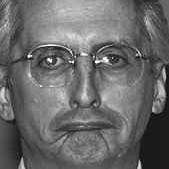
%> input picture fa_face/00001fa010_930831.jpg, 169 x 169 px; its folder holds only this picture in this run
$ octave get_database.m   (GNU Octave 9; MATLAB toolbox functions it lacks are replaced by stand-ins)
%> lines starting %> are read from the running program, lines starting %| are printed output that depends on the picture
### hist_lbp.m
function [ss]=hist_lbp(img,m,n,s,t)%原图
img_lbp=[];

if ndims(img)==3
    img_gray=rgb2gray(img);
else
    img_gray=img;
end
    img_gray=double(img_gray);
img_gray=imresize(img_gray,[m,n],'bicubic');%大图切成100*100
img_lbp=lbp_img(img_gray);%可显示的int图片
img_lbp=double(img_lbp);

%patchsize=[s,t];%小块
fea=[];
for i=1:s:m
    for j=1:t:n
        patchsize(1:20,1:20)=img_lbp(i:i+s-1,j:j+t-1);
        %h=imhist(patchsize,255);
        patchsize=uint8(patchsize);
        h=imhist(patchsize,256);
        %new_hist(fix(i/s)+1,fix(j/t)+1)=h;
        fea=[fea;h];
    end
end
ss=fea;


### lbp_img.m
function [s]=lbp_img(img)%%前面已经做过resize,灰度，double
 in=img;
    [rows,cols]=size(in);
    r=rows+4;
    c=cols+4;
    A=zeros(r,c);
    r0=3:r-2;
    c0=3:c-2;
    A(r0,c0)=in;%扩充两个像素数
    alpha=0.5;
    beta=1-alpha;
    d0=A(r0,c0-2)-in;
    d2=A(r0+2,c0)-in;
    d4=A(r0,c0+2)-in;
    d6=A(r0-2,c0)-in;
    d1=alpha*A(r0+1,c0-1)+beta*A(r0+2,c0-2)-in;
    d3=alpha*A(r0+1,c0+1)+beta*A(r0+2,c0+2)-in;
    d5=alpha*A(r0-1,c0+1)+beta*A(r0-2,c0+2)-in;
    d7=alpha*A(r0-1,c0-1)+beta*A(r0-2,c0-2)-in;
    d=[d0(:),d1(:),d2(:),d3(:),d4(:),d5(:),d6(:),d7(:)];
    d_thred=d>=0;
    code=2.^(7:-1:0);
    code=code(:);
    img_code=d_thred*code;
    lbp_out=reshape(img_code,rows,cols);
    s=im2uint8(mat2gray(lbp_out));%S是可显示的图片

### get_database.m
clc
clear all;%对所有文件夹下的人脸图片（已经截好的人脸）
%每一个都进行lbp取特征h保存下来.mat

srcfolder='D:\2016.1.20实习\data\3homeworkData\5Matlabdemo\fa_face';
imglist=dir([srcfolder,'\*.jpg']);%只有文件名

imsize=[100 100];
patchsize=[20 20];

file_number=size(imglist,1);%求变量的行，有多少个文件 1列
lable=cell(file_number,1);

file_number=size(imglist,1);%求变量的行，有多少个文件 1列
    fullname=cell(file_number,1);

    img=[];
number_lable=[];
lbp_fea=[];
for i=1:file_number
    imgname=imglist(i).name;
    lable{i,1}=imgname(1:5);%取出前面五个00001

    fullname{i,1}=num2str([srcfolder,'\',imgname]);
    number_lable=[number_lable;str2num(imgname(1:5))];
    full=[srcfolder,'\',imgname];
    I=imread(full);
%> I is the input picture: size 169x169 uint8; min 0, max 255, mean 105.6
    [h,width,d]=size(I);
%> h = 169; width = 169; d = 1

% [7 lines of commented-out code are left out]

    m=imsize(1,1);
    n=imsize(1,2);
    s=patchsize(1,1);
    t=patchsize(1,2);
    lbp_hist=hist_lbp(I,m,n,s,t);
%> in lbp_img, `A(r0,c0)=in;`:
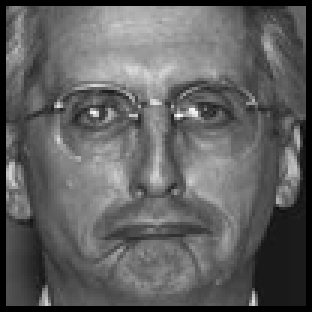
%> A: size 104x104 double (shown 3 times larger); min 0, max 258.2, mean 97.7; drawn with min black and max white
%> in lbp_img, `d4=A(r0,c0+2)-in;`:
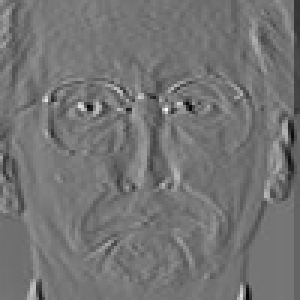
%> d4: size 100x100 double (shown 3 times larger); min -191.1, max 222.9, mean -2.1; drawn with min black and max white
%> in lbp_img, `d1=alpha*A(r0+1,c0-1)+beta*A(r0+2,c0-2)-in;`:
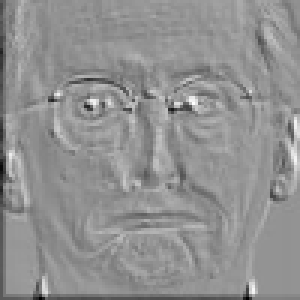
%> d1: size 100x100 double (shown 3 times larger); min -208.3, max 152, mean -2.5; drawn with min black and max white
%> in lbp_img, `d3=alpha*A(r0+1,c0+1)+beta*A(r0+2,c0+2)-in;`:
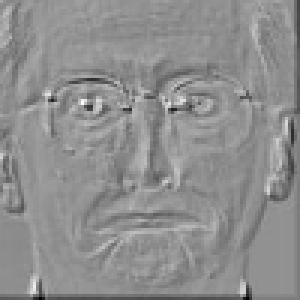
%> d3: size 100x100 double (shown 3 times larger); min -208.3, max 156.9, mean -3.3; drawn with min black and max white
%> in lbp_img, `d5=alpha*A(r0-1,c0+1)+beta*A(r0-2,c0+2)-in;`:
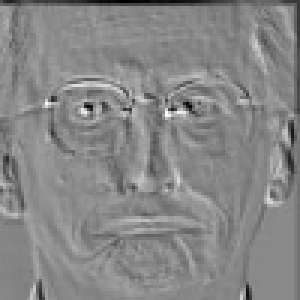
%> d5: size 100x100 double (shown 3 times larger); min -179.3, max 153.4, mean -2.7; drawn with min black and max white
%> in lbp_img, `d7=alpha*A(r0-1,c0-1)+beta*A(r0-2,c0-2)-in;`:
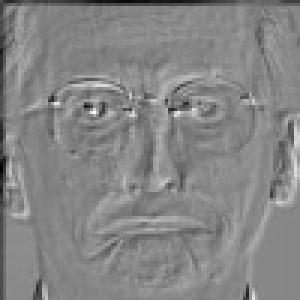
%> d7: size 100x100 double (shown 3 times larger); min -193.1, max 171.7, mean -2; drawn with min black and max white
%> in lbp_img, `lbp_out=reshape(img_code,rows,cols);`:
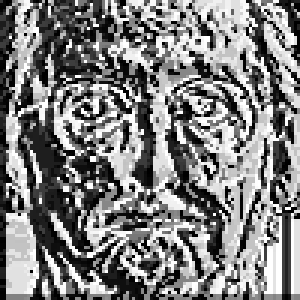
%> lbp_out: size 100x100 double (shown 3 times larger); min 0, max 255, mean 128
%> after the loop in hist_lbp, `for i=1:s:m`: fea = 6400 values, max 94 at index 6400, min 0 at index 4, mean 1.56
%> in hist_lbp, `ss=fea;`: ss has the same summary as fea
%> lbp_hist has the same summary as fea in hist_lbp
    lbp_hist=lbp_hist/(20*20);
%> lbp_hist = 6400 values, max 0.235 at index 6400, min 0 at index 4, mean 0.00391

    lbp_fea=[lbp_fea,lbp_hist];
%> lbp_fea has the same summary as lbp_hist

end
save('D:\2016.1.20实习\代码\1.25\lbp_hists\lbp_fea.mat','lbp_fea','lable','number_lable','fullname');

$ run again, on fa_face/00005fa010_930831.jpg
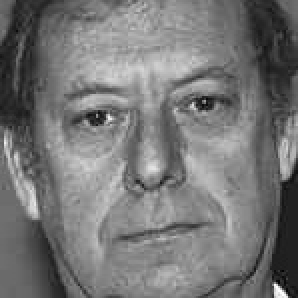
%> input picture fa_face/00005fa010_930831.jpg, 149 x 149 px (shown 2 times larger)
%> I is the input picture: size 149x149 uint8; min 1, max 255, mean 118.1
%> in lbp_img, `d7=alpha*A(r0-1,c0-1)+beta*A(r0-2,c0-2)-in;`:
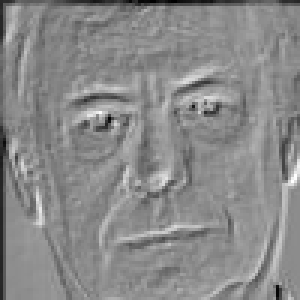
%> d7: size 100x100 double (shown 3 times larger); min -150, max 122.2, mean -2.6; drawn with min black and max white
%> in lbp_img, `lbp_out=reshape(img_code,rows,cols);`:
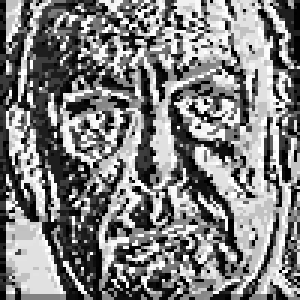
%> lbp_out: size 100x100 double (shown 3 times larger); min 0, max 255, mean 127.3
%> after the loop in hist_lbp, `for i=1:s:m`: fea = 6400 values, max 127 at index 5346, min 0 at index 2, mean 1.56
%> ss has the same summary as fea
%> `lbp_hist=hist_lbp(I,m,n,s,t);`: lbp_hist has the same summary as fea in hist_lbp
%> `lbp_hist=lbp_hist/(20*20);`: lbp_hist = 6400 values, max 0.318 at index 5346, min 0 at index 2, mean 0.00391
%> lbp_fea has the same summary as lbp_hist

$ run again, on fa_face/00006fa010_930831.jpg
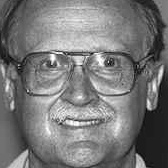
%> input picture fa_face/00006fa010_930831.jpg, 168 x 168 px
%> I is the input picture: size 168x168 uint8; min 0, max 255, mean 120
%> in lbp_img, `d7=alpha*A(r0-1,c0-1)+beta*A(r0-2,c0-2)-in;`:
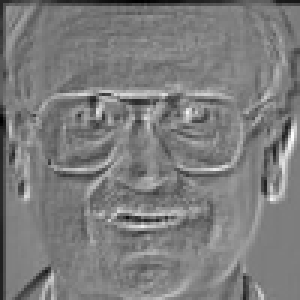
%> d7: size 100x100 double (shown 3 times larger); min -152.5, max 154.2, mean -2.5; drawn with min black and max white
%> in lbp_img, `lbp_out=reshape(img_code,rows,cols);`:
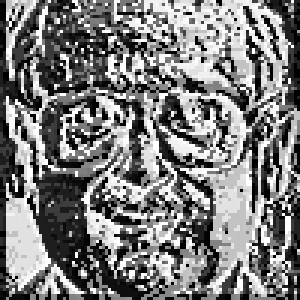
%> lbp_out: size 100x100 double (shown 3 times larger); min 0, max 255, mean 124.9
%> after the loop in hist_lbp, `for i=1:s:m`: fea = 6400 values, max 72 at index 5346, min 0 at index 4, mean 1.56
%> ss has the same summary as fea
%> `lbp_hist=hist_lbp(I,m,n,s,t);`: lbp_hist has the same summary as fea in hist_lbp
%> `lbp_hist=lbp_hist/(20*20);`: lbp_hist = 6400 values, max 0.18 at index 5346, min 0 at index 4, mean 0.00391
%> lbp_fea has the same summary as lbp_hist

$ run again, on fa_face/00007fa010_930831.jpg
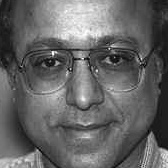
%> input picture fa_face/00007fa010_930831.jpg, 168 x 168 px
%> I is the input picture: size 168x168 uint8; min 0, max 255, mean 101
%> in lbp_img, `lbp_out=reshape(img_code,rows,cols);`:
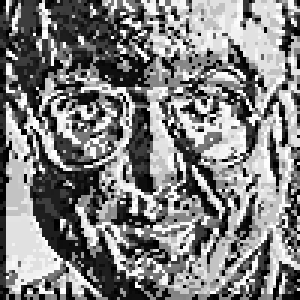
%> lbp_out: size 100x100 double (shown 3 times larger); min 0, max 255, mean 127.4
%> after the loop in hist_lbp, `for i=1:s:m`: fea = 6400 values, max 81 at index 3871, min 0 at index 4, mean 1.56
%> ss has the same summary as fea
%> `lbp_hist=hist_lbp(I,m,n,s,t);`: lbp_hist has the same summary as fea in hist_lbp
%> `lbp_hist=lbp_hist/(20*20);`: lbp_hist = 6400 values, max 0.203 at index 3871, min 0 at index 4, mean 0.00391
%> lbp_fea has the same summary as lbp_hist
